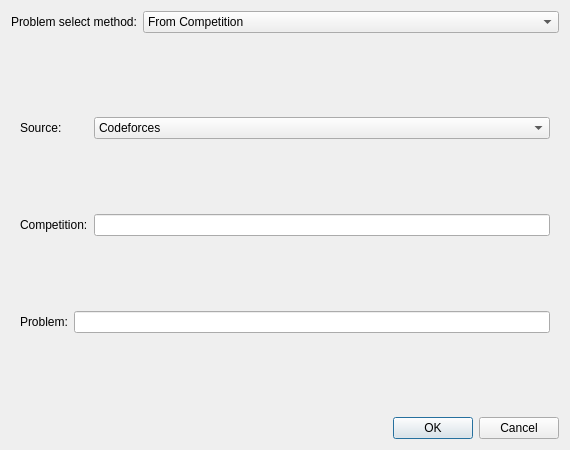
<?xml version="1.0" encoding="UTF-8"?>
<ui version="4.0">
 <class>ProblemInputDialog</class>
 <widget class="QDialog" name="ProblemInputDialog">
  <property name="geometry">
   <rect>
    <x>0</x>
    <y>0</y>
    <width>570</width>
    <height>450</height>
   </rect>
  </property>
  <property name="windowTitle">
   <string>Dialog</string>
  </property>
  <layout class="QGridLayout" name="gridLayout_4">
   <item row="0" column="0">
    <widget class="QLabel" name="label">
     <property name="text">
      <string>Problem select method:</string>
     </property>
    </widget>
   </item>
   <item row="0" column="1">
    <widget class="QComboBox" name="select_method">
     <item>
      <property name="text">
       <string>From Competition</string>
      </property>
     </item>
     <item>
      <property name="text">
       <string>Plain URL</string>
      </property>
     </item>
    </widget>
   </item>
   <item row="1" column="0" colspan="2">
    <widget class="QStackedWidget" name="selection_w">
     <property name="currentIndex">
      <number>0</number>
     </property>
     <widget class="QWidget" name="from_comp_page">
      <layout class="QGridLayout" name="gridLayout_2">
       <item row="0" column="0">
        <widget class="QLabel" name="label_3">
         <property name="text">
          <string>Source:</string>
         </property>
        </widget>
       </item>
       <item row="0" column="2">
        <widget class="QComboBox" name="from_comp_source">
         <item>
          <property name="text">
           <string>Codeforces</string>
          </property>
         </item>
        </widget>
       </item>
       <item row="1" column="0" colspan="2">
        <widget class="QLabel" name="label_4">
         <property name="text">
          <string>Competition:</string>
         </property>
        </widget>
       </item>
       <item row="1" column="2">
        <widget class="QLineEdit" name="from_comp_comp"/>
       </item>
       <item row="2" column="0">
        <widget class="QLabel" name="label_5">
         <property name="text">
          <string>Problem:</string>
         </property>
        </widget>
       </item>
       <item row="2" column="1" colspan="2">
        <widget class="QLineEdit" name="from_comp_problem"/>
       </item>
      </layout>
     </widget>
     <widget class="QWidget" name="plain_url_page">
      <layout class="QGridLayout" name="gridLayout">
       <item row="0" column="0">
        <widget class="QLabel" name="label_2">
         <property name="text">
          <string>URL:</string>
         </property>
        </widget>
       </item>
       <item row="0" column="1">
        <widget class="QLineEdit" name="plain_url"/>
       </item>
      </layout>
     </widget>
    </widget>
   </item>
   <item row="2" column="1">
    <widget class="QDialogButtonBox" name="buttonBox">
     <property name="orientation">
      <enum>Qt::Horizontal</enum>
     </property>
     <property name="standardButtons">
      <set>QDialogButtonBox::Cancel|QDialogButtonBox::Ok</set>
     </property>
    </widget>
   </item>
  </layout>
 </widget>
 <resources/>
 <connections>
  <connection>
   <sender>buttonBox</sender>
   <signal>accepted()</signal>
   <receiver>ProblemInputDialog</receiver>
   <slot>accept()</slot>
   <hints>
    <hint type="sourcelabel">
     <x>248</x>
     <y>254</y>
    </hint>
    <hint type="destinationlabel">
     <x>157</x>
     <y>274</y>
    </hint>
   </hints>
  </connection>
  <connection>
   <sender>buttonBox</sender>
   <signal>rejected()</signal>
   <receiver>ProblemInputDialog</receiver>
   <slot>reject()</slot>
   <hints>
    <hint type="sourcelabel">
     <x>316</x>
     <y>260</y>
    </hint>
    <hint type="destinationlabel">
     <x>286</x>
     <y>274</y>
    </hint>
   </hints>
  </connection>
  <connection>
   <sender>select_method</sender>
   <signal>currentIndexChanged(int)</signal>
   <receiver>ProblemInputDialog</receiver>
   <slot>switch_selection_w(int)</slot>
   <hints>
    <hint type="sourcelabel">
     <x>354</x>
     <y>21</y>
    </hint>
    <hint type="destinationlabel">
     <x>284</x>
     <y>224</y>
    </hint>
   </hints>
  </connection>
 </connections>
 <slots>
  <slot>switch_selection_w(int)</slot>
 </slots>
</ui>
